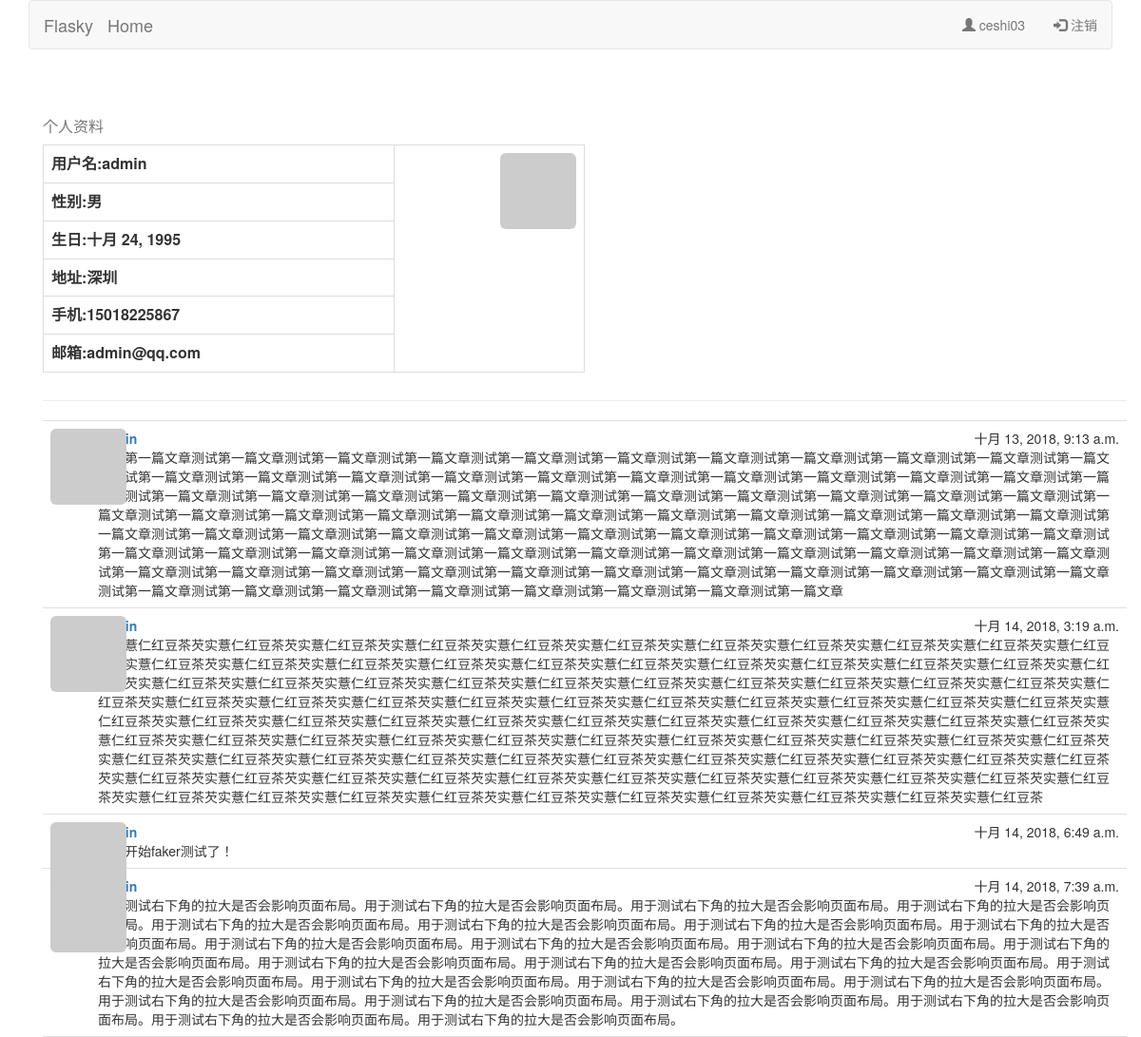
The app's page /user/admin/ (signed in), older data.
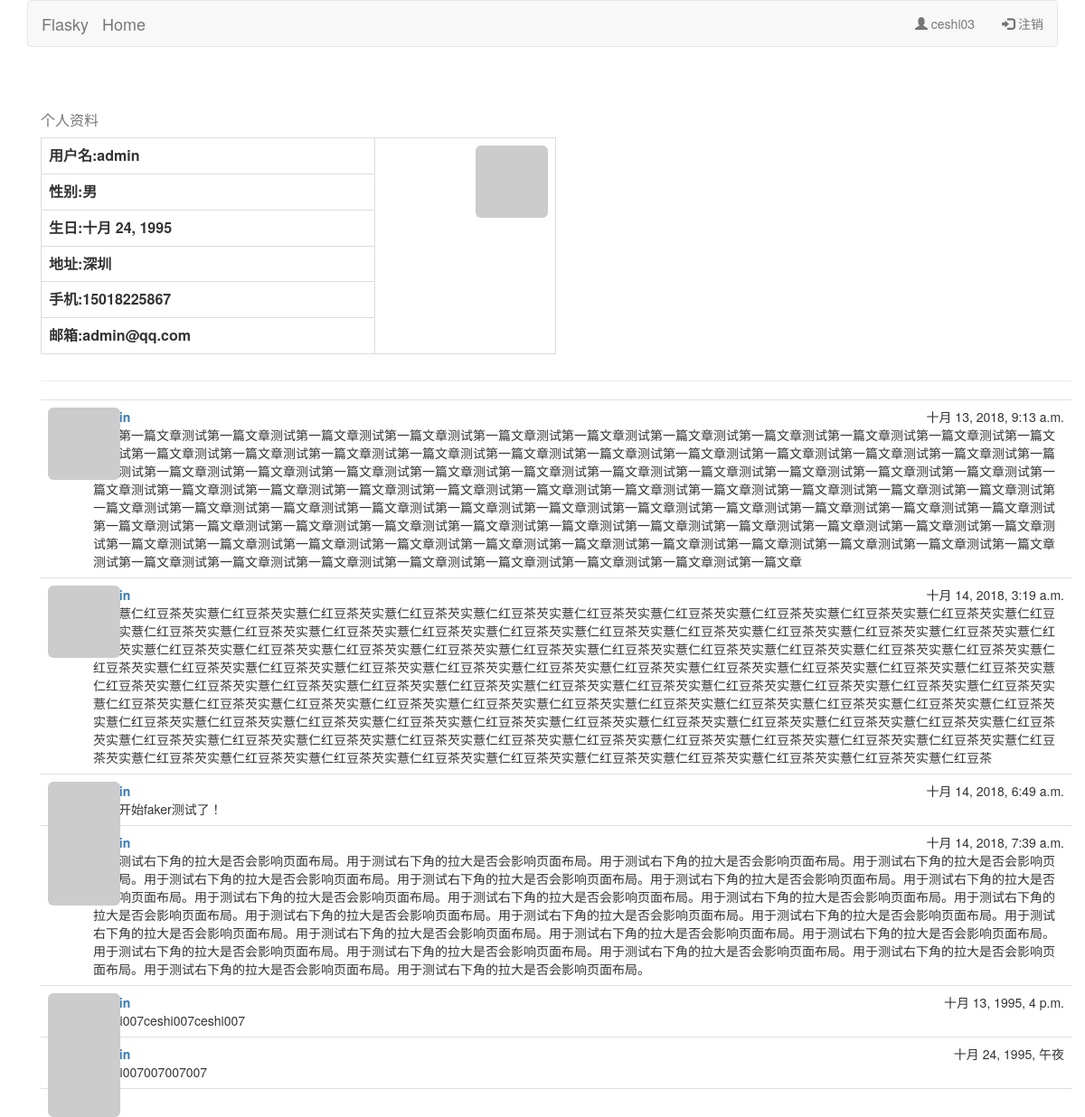
The same page, newer data.
### blog/models.py (models this page shows, shortened)
class Blog_Articles(models.Model):
    title = models.CharField(max_length=80, blank=False, verbose_name='标题')
    body = models.TextField(blank=False, verbose_name='内容')
    create_time = models.DateTimeField(default=datetime.now, verbose_name='创建时间')
    author = models.ForeignKey(User, on_delete=models.CASCADE, verbose_name='作者')
    objects = models.Manager()
    class Meta:
        verbose_name = '文章'
        verbose_name_plural = verbose_name

### blog/views.py (the view)
# urls.py: path('user/<str:username>/', views.user, name='user'), # 这个最好验证一下只有登录用户才能进的路由
@login_required(login_url='login')
def user(request, username):
	user = User.objects.get(username=username)
	posts = Blog_Articles.objects.filter(author=user)
	return render(request, 'blog/user.html', {'user': user,'posts':posts})

### blog/models.py (called while the page is built)
    def __str__(self):
        return self.username

    def gravatar(self, size=256, default='identicon', rating='g'):
        if HttpRequest.is_secure:
            url = 'https://secure.gravatar.com/avatar'
        else:
            url = 'http://www.gravatar.com/avatar'
        hash = self.avatar_hash or self.gravatar_hash()
        return '{url}/{hash}?s={size}&d={default}&r={rating}'.format(
            url=url, hash=hash, size=size, default=default, rating=rating
        )

    def index_gravatar(self, size=40, default='identicon', rating='g'):
        if HttpRequest.is_secure:
            url = 'https://secure.gravatar.com/avatar'
        else:
            url = 'http://www.gravatar.com/avatar'
        hash = self.avatar_hash or self.gravatar_hash()
        return '{url}/{hash}?s={size}&d={default}&r={rating}'.format(
            url=url, hash=hash, size=size, default=default, rating=rating
        )

### blog/templates/blog/user.html (shortened to what this page needs)
{% extends "blog/base.html" %}
{% block page_content %}
<div class="container">
    <div class="page-header">
            <table class="table table-hover table-bordered" style="width: 50%" border="1">
        <caption>个人资料</caption>
        <tbody>
            <tr>
                <th>用户名:{{ user.username }}</td>
                <td rowspan="6" align="right" style="width: 200px;height: 200px"><img class="img-rounded" src="{{ user.gravatar }}"></td>
            </tr>
            <tr>
                <th>性别:{% if user.gender == 1 %}男{% else %}女{% endif %}</td>
            </tr>
            <tr>
                <th>生日:{% if user.birthday == None %}暂未设置{% else %}{{ user.birthday }}{% endif %}</td>
            </tr>
            <tr>
                <th>地址:{% if user.adder == None %}暂未设置{% else %}{{ user.adder }}{% endif %}</td>
            </tr>
            <tr>
                <th>手机:{% if user.phone == None %}暂未设置{% else %}{{ user.phone }}{% endif %}</td>
            </tr>
            <tr>
                <th>邮箱:{{ user.email }}</td>
            </tr>
        </tbody>
    </table>
    </div>
    <ul class="posts">
    {% for post in posts %}
    <li class="post">
        <div class="profile-thumbnail">
            <a href="/user/{{ post.author }}">
                <img class="img-rounded profile-thumbnail"
                    src="{{ post.author.index_gravatar }}">
            </a>
        </div>
        <div class="post-date">{{ post.create_time }}</div>
        <div class="post-author">
            <a href="/user/{{ post.author }}">
            </a>
        </div>
        <div class="post-body">{{ post.body }}</div>
     </li>
    {% endfor %}
</ul>
</div>
{% endblock %}

Row changes from the older to the newer data that the page shows:
added Blog_Articles: create_time "十月 13, 1995, 4 p.m.", body "ceshi007ceshi007ceshi007"
added Blog_Articles: create_time "十月 24, 1995, 午夜", body "ceshi007007007007"
